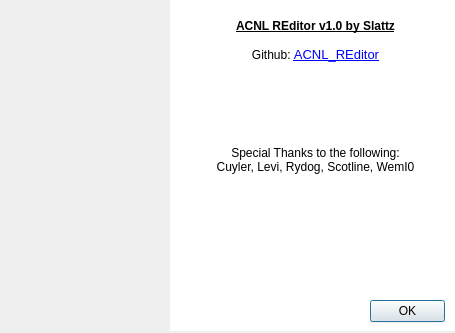
<?xml version="1.0" encoding="UTF-8"?>
<ui version="4.0">
 <class>AboutWindow</class>
 <widget class="QDialog" name="AboutWindow">
  <property name="geometry">
   <rect>
    <x>0</x>
    <y>0</y>
    <width>455</width>
    <height>333</height>
   </rect>
  </property>
  <property name="windowTitle">
   <string>About ACNL REditor</string>
  </property>
  <property name="autoFillBackground">
   <bool>true</bool>
  </property>
  <widget class="QTextBrowser" name="textBrowser">
   <property name="geometry">
    <rect>
     <x>170</x>
     <y>0</y>
     <width>291</width>
     <height>331</height>
    </rect>
   </property>
   <property name="font">
    <font>
     <pointsize>10</pointsize>
    </font>
   </property>
   <property name="frameShape">
    <enum>QFrame::NoFrame</enum>
   </property>
   <property name="frameShadow">
    <enum>QFrame::Raised</enum>
   </property>
   <property name="html">
    <string>&lt;!DOCTYPE HTML PUBLIC &quot;-//W3C//DTD HTML 4.0//EN&quot; &quot;http://www.w3.org/TR/REC-html40/strict.dtd&quot;&gt;
&lt;html&gt;&lt;head&gt;&lt;meta name=&quot;qrichtext&quot; content=&quot;1&quot; /&gt;&lt;style type=&quot;text/css&quot;&gt;
p, li { white-space: pre-wrap; }
&lt;/style&gt;&lt;/head&gt;&lt;body style=&quot; font-family:'MS Shell Dlg 2'; font-size:10pt; font-weight:400; font-style:normal;&quot;&gt;
&lt;p align=&quot;center&quot; style=&quot;-qt-paragraph-type:empty; margin-top:0px; margin-bottom:0px; margin-left:0px; margin-right:0px; -qt-block-indent:0; text-indent:0px;&quot;&gt;&lt;br /&gt;&lt;/p&gt;
&lt;p align=&quot;center&quot; style=&quot; margin-top:0px; margin-bottom:0px; margin-left:0px; margin-right:0px; -qt-block-indent:0; text-indent:0px;&quot;&gt;&lt;span style=&quot; font-size:9pt; font-weight:600; text-decoration: underline;&quot;&gt;ACNL REditor v1.0 by Slattz&lt;/span&gt;&lt;/p&gt;
&lt;p align=&quot;center&quot; style=&quot;-qt-paragraph-type:empty; margin-top:0px; margin-bottom:0px; margin-left:0px; margin-right:0px; -qt-block-indent:0; text-indent:0px; font-size:9pt; font-weight:600; text-decoration: underline;&quot;&gt;&lt;br /&gt;&lt;/p&gt;
&lt;p align=&quot;center&quot; style=&quot; margin-top:0px; margin-bottom:0px; margin-left:0px; margin-right:0px; -qt-block-indent:0; text-indent:0px;&quot;&gt;&lt;span style=&quot; font-size:9pt;&quot;&gt;Github: &lt;/span&gt;&lt;a href=&quot;https://github.com/Slattz/ACNL_REditor&quot;&gt;&lt;span style=&quot; text-decoration: underline; color:#0000ff;&quot;&gt;ACNL_REditor&lt;/span&gt;&lt;/a&gt;&lt;/p&gt;
&lt;p align=&quot;center&quot; style=&quot;-qt-paragraph-type:empty; margin-top:0px; margin-bottom:0px; margin-left:0px; margin-right:0px; -qt-block-indent:0; text-indent:0px; font-size:9pt;&quot;&gt;&lt;br /&gt;&lt;/p&gt;
&lt;p align=&quot;center&quot; style=&quot;-qt-paragraph-type:empty; margin-top:0px; margin-bottom:0px; margin-left:0px; margin-right:0px; -qt-block-indent:0; text-indent:0px; font-size:9pt;&quot;&gt;&lt;br /&gt;&lt;/p&gt;
&lt;p align=&quot;center&quot; style=&quot;-qt-paragraph-type:empty; margin-top:0px; margin-bottom:0px; margin-left:0px; margin-right:0px; -qt-block-indent:0; text-indent:0px; font-size:9pt;&quot;&gt;&lt;br /&gt;&lt;/p&gt;
&lt;p align=&quot;center&quot; style=&quot;-qt-paragraph-type:empty; margin-top:0px; margin-bottom:0px; margin-left:0px; margin-right:0px; -qt-block-indent:0; text-indent:0px; font-size:9pt;&quot;&gt;&lt;br /&gt;&lt;/p&gt;
&lt;p align=&quot;center&quot; style=&quot;-qt-paragraph-type:empty; margin-top:0px; margin-bottom:0px; margin-left:0px; margin-right:0px; -qt-block-indent:0; text-indent:0px; font-size:9pt;&quot;&gt;&lt;br /&gt;&lt;/p&gt;
&lt;p align=&quot;center&quot; style=&quot;-qt-paragraph-type:empty; margin-top:0px; margin-bottom:0px; margin-left:0px; margin-right:0px; -qt-block-indent:0; text-indent:0px; font-size:9pt;&quot;&gt;&lt;br /&gt;&lt;/p&gt;
&lt;p align=&quot;center&quot; style=&quot; margin-top:0px; margin-bottom:0px; margin-left:0px; margin-right:0px; -qt-block-indent:0; text-indent:0px;&quot;&gt;&lt;span style=&quot; font-size:9pt;&quot;&gt;Special Thanks to the following:&lt;/span&gt;&lt;/p&gt;
&lt;p align=&quot;center&quot; style=&quot; margin-top:0px; margin-bottom:0px; margin-left:0px; margin-right:0px; -qt-block-indent:0; text-indent:0px;&quot;&gt;&lt;span style=&quot; font-size:9pt;&quot;&gt;Cuyler, Levi, Rydog, Scotline, WemI0&lt;/span&gt;&lt;/p&gt;&lt;/body&gt;&lt;/html&gt;</string>
   </property>
   <property name="textInteractionFlags">
    <set>Qt::LinksAccessibleByKeyboard|Qt::LinksAccessibleByMouse</set>
   </property>
  </widget>
  <widget class="QDialogButtonBox" name="buttonBox">
   <property name="geometry">
    <rect>
     <x>370</x>
     <y>300</y>
     <width>75</width>
     <height>23</height>
    </rect>
   </property>
   <property name="autoFillBackground">
    <bool>true</bool>
   </property>
   <property name="orientation">
    <enum>Qt::Horizontal</enum>
   </property>
   <property name="standardButtons">
    <set>QDialogButtonBox::Ok</set>
   </property>
   <property name="centerButtons">
    <bool>false</bool>
   </property>
  </widget>
  <widget class="QLabel" name="icon">
   <property name="geometry">
    <rect>
     <x>-30</x>
     <y>10</y>
     <width>231</width>
     <height>221</height>
    </rect>
   </property>
   <property name="autoFillBackground">
    <bool>false</bool>
   </property>
   <property name="text">
    <string/>
   </property>
   <property name="textInteractionFlags">
    <set>Qt::NoTextInteraction</set>
   </property>
  </widget>
 </widget>
 <resources/>
 <connections>
  <connection>
   <sender>buttonBox</sender>
   <signal>accepted()</signal>
   <receiver>AboutWindow</receiver>
   <slot>accept()</slot>
   <hints>
    <hint type="sourcelabel">
     <x>248</x>
     <y>254</y>
    </hint>
    <hint type="destinationlabel">
     <x>157</x>
     <y>274</y>
    </hint>
   </hints>
  </connection>
  <connection>
   <sender>buttonBox</sender>
   <signal>rejected()</signal>
   <receiver>AboutWindow</receiver>
   <slot>reject()</slot>
   <hints>
    <hint type="sourcelabel">
     <x>316</x>
     <y>260</y>
    </hint>
    <hint type="destinationlabel">
     <x>286</x>
     <y>274</y>
    </hint>
   </hints>
  </connection>
 </connections>
</ui>
